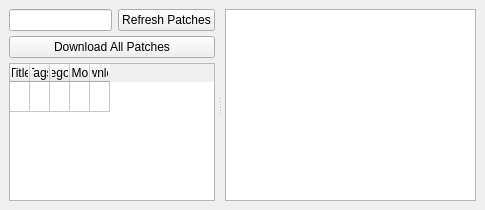
        <widget class="QWidget" name="tab_ps">
         <property name="toolTip">
          <string/>
         </property>
         <property name="styleSheet">
          <string notr="true"/>
         </property>
         <attribute name="title">
          <string>PatchStorage View</string>
         </attribute>
         <attribute name="toolTip">
          <string>Switch to view all ZOIA patches on PatchStorage</string>
         </attribute>
         <layout class="QVBoxLayout" name="verticalLayout_3">
          <property name="leftMargin">
           <number>9</number>
          </property>
          <property name="topMargin">
           <number>9</number>
          </property>
          <property name="rightMargin">
           <number>9</number>
          </property>
          <property name="bottomMargin">
           <number>9</number>
          </property>
          <item>
           <widget class="QWidget" name="widget_5" native="true">
            <property name="styleSheet">
             <string notr="true"/>
            </property>
            <layout class="QHBoxLayout" name="horizontalLayout_6">
             <property name="spacing">
              <number>0</number>
             </property>
             <property name="leftMargin">
              <number>0</number>
             </property>
             <property name="topMargin">
              <number>0</number>
             </property>
             <property name="rightMargin">
              <number>0</number>
             </property>
             <property name="bottomMargin">
              <number>0</number>
             </property>
             <item>
              <widget class="QWidget" name="widget_6" native="true">
               <layout class="QVBoxLayout" name="verticalLayout_6">
                <property name="leftMargin">
                 <number>0</number>
                </property>
                <property name="topMargin">
                 <number>0</number>
                </property>
                <property name="rightMargin">
                 <number>0</number>
                </property>
                <property name="bottomMargin">
                 <number>0</number>
                </property>
                <item>
                 <widget class="QWidget" name="widget_7" native="true">
                  <property name="sizePolicy">
                   <sizepolicy hsizetype="Expanding" vsizetype="Expanding">
                    <horstretch>0</horstretch>
                    <verstretch>0</verstretch>
                   </sizepolicy>
                  </property>
                  <layout class="QHBoxLayout" name="horizontalLayout_7">
                   <property name="leftMargin">
                    <number>0</number>
                   </property>
                   <property name="topMargin">
                    <number>0</number>
                   </property>
                   <property name="rightMargin">
                    <number>0</number>
                   </property>
                   <property name="bottomMargin">
                    <number>0</number>
                   </property>
                   <item>
                    <widget class="QSplitter" name="splitter_PS">
                     <property name="orientation">
                      <enum>Qt::Horizontal</enum>
                     </property>
                     <property name="handleWidth">
                      <number>10</number>
                     </property>
                     <widget class="QWidget" name="layoutWidget_4">
                      <layout class="QVBoxLayout" name="verticalLayout_8">
                       <property name="spacing">
                        <number>5</number>
                       </property>
                       <item>
                        <layout class="QHBoxLayout" name="horizontalLayout_5">
                         <property name="spacing">
                          <number>6</number>
                         </property>
                         <item>
                          <widget class="QLineEdit" name="searchbar_PS">
                           <property name="toolTip">
                            <string>Type and hit enter/return to search!</string>
                           </property>
                           <property name="statusTip">
                            <string>Type and hit enter/return to search!</string>
                           </property>
                           <property name="accessibleName">
                            <string>PatchStorage View search bar</string>
                           </property>
                           <property name="accessibleDescription">
                            <string>Searches through the ZOIA patches currently hosted on PatchStorage for any that match what is written in the search query. Hit enter or return to initiate the search.</string>
                           </property>
                           <property name="styleSheet">
                            <string notr="true"/>
                           </property>
                           <property name="inputMask">
                            <string/>
                           </property>
                           <property name="text">
                            <string/>
                           </property>
                          </widget>
                         </item>
                         <item>
                          <widget class="QPushButton" name="refresh_pch_btn">
                           <property name="cursor">
                            <cursorShape>PointingHandCursor</cursorShape>
                           </property>
                           <property name="mouseTracking">
                            <bool>true</bool>
                           </property>
                           <property name="toolTip">
                            <string>Click here to refresh the PatchStorage patch list.</string>
                           </property>
                           <property name="statusTip">
                            <string>Click here to refresh the PatchStorage patch list.</string>
                           </property>
                           <property name="accessibleName">
                            <string>Refresh PatchStorage patch list button</string>
                           </property>
                           <property name="accessibleDescription">
                            <string>This button will refresh the data in the PatchStorage patch table with the latest patches on PatchStorage should the list ever become out of sync.</string>
                           </property>
                           <property name="styleSheet">
                            <string notr="true"/>
                           </property>
                           <property name="text">
                            <string>Refresh Patches</string>
                           </property>
                          </widget>
                         </item>
                        </layout>
                       </item>
                       <item>
                        <widget class="QPushButton" name="btn_dwn_all">
                         <property name="toolTip">
                          <string>Click here to download all patches currently stored on PatchStorage.</string>
                         </property>
                         <property name="statusTip">
                          <string>Click here to download all patches currently stored on PatchStorage.</string>
                         </property>
                         <property name="accessibleName">
                          <string>Download All Button</string>
                         </property>
                         <property name="accessibleDescription">
                          <string>Forcibly downloads and saves all patches currently hosted on the PatchStorage.com website to your local computer. All of these patches will then be available for viewing in the Local Storage View tab.</string>
                         </property>
                         <property name="text">
                          <string>Download All Patches</string>
                         </property>
                        </widget>
                       </item>
                       <item>
                        <widget class="QTableWidget" name="table_PS">
                         <property name="cursor" stdset="0">
                          <cursorShape>ArrowCursor</cursorShape>
                         </property>
                         <property name="mouseTracking">
                          <bool>false</bool>
                         </property>
                         <property name="accessibleName">
                          <string>PatchStorage Table</string>
                         </property>
                         <property name="accessibleDescription">
                          <string>Displays all of the ZOIA patches that are currently hosted on PatchStorage.</string>
                         </property>
                         <property name="styleSheet">
                          <string notr="true"/>
                         </property>
                         <property name="frameShape">
                          <enum>QFrame::StyledPanel</enum>
                         </property>
                         <property name="frameShadow">
                          <enum>QFrame::Plain</enum>
                         </property>
                         <property name="sizeAdjustPolicy">
                          <enum>QAbstractScrollArea::AdjustToContents</enum>
                         </property>
                         <property name="editTriggers">
                          <set>QAbstractItemView::NoEditTriggers</set>
                         </property>
                         <property name="alternatingRowColors">
                          <bool>false</bool>
                         </property>
                         <property name="selectionMode">
                          <enum>QAbstractItemView::SingleSelection</enum>
                         </property>
                         <property name="selectionBehavior">
                          <enum>QAbstractItemView::SelectItems</enum>
                         </property>
                         <property name="horizontalScrollMode">
                          <enum>QAbstractItemView::ScrollPerPixel</enum>
                         </property>
                         <property name="gridStyle">
                          <enum>Qt::SolidLine</enum>
                         </property>
                         <property name="rowCount">
                          <number>1</number>
                         </property>
                         <property name="columnCount">
                          <number>5</number>
                         </property>
                         <attribute name="horizontalHeaderCascadingSectionResizes">
                          <bool>true</bool>
                         </attribute>
                         <attribute name="horizontalHeaderDefaultSectionSize">
                          <number>0</number>
                         </attribute>
                         <attribute name="horizontalHeaderMinimumSectionSize">
                          <number>0</number>
                         </attribute>
                         <attribute name="horizontalHeaderStretchLastSection">
                          <bool>false</bool>
                         </attribute>
                         <attribute name="verticalHeaderVisible">
                          <bool>false</bool>
                         </attribute>
                         <row/>
                         <column>
                          <property name="text">
                           <string>Title</string>
                          </property>
                         </column>
                         <column>
                          <property name="text">
                           <string>Tags</string>
                          </property>
                         </column>
                         <column>
                          <property name="text">
                           <string>Categories</string>
                          </property>
                         </column>
                         <column>
                          <property name="text">
                           <string>Date Modified</string>
                          </property>
                         </column>
                         <column>
                          <property name="text">
                           <string>Download</string>
                          </property>
                         </column>
                        </widget>
                       </item>
                      </layout>
                     </widget>
                     <widget class="QTextBrowser" name="text_browser_PS">
                      <property name="statusTip">
                       <string/>
                      </property>
                      <property name="accessibleName">
                       <string>Additional Patch Notes Display</string>
                      </property>
                      <property name="accessibleDescription">
                       <string>Displays additional information for a selected patch. This includes the author's name, the like count, the download count, the view count, and a preview link (if it exists)</string>
                      </property>
                      <property name="styleSheet">
                       <string notr="true"/>
                      </property>
                      <property name="frameShadow">
                       <enum>QFrame::Plain</enum>
                      </property>
                      <property name="textInteractionFlags">
                       <set>Qt::TextBrowserInteraction</set>
                      </property>
                      <property name="openExternalLinks">
                       <bool>true</bool>
                      </property>
                      <property name="openLinks">
                       <bool>true</bool>
                      </property>
                     </widget>
                    </widget>
                   </item>
                  </layout>
                 </widget>
                </item>
               </layout>
              </widget>
             </item>
            </layout>
           </widget>
          </item>
         </layout>
        </widget>
